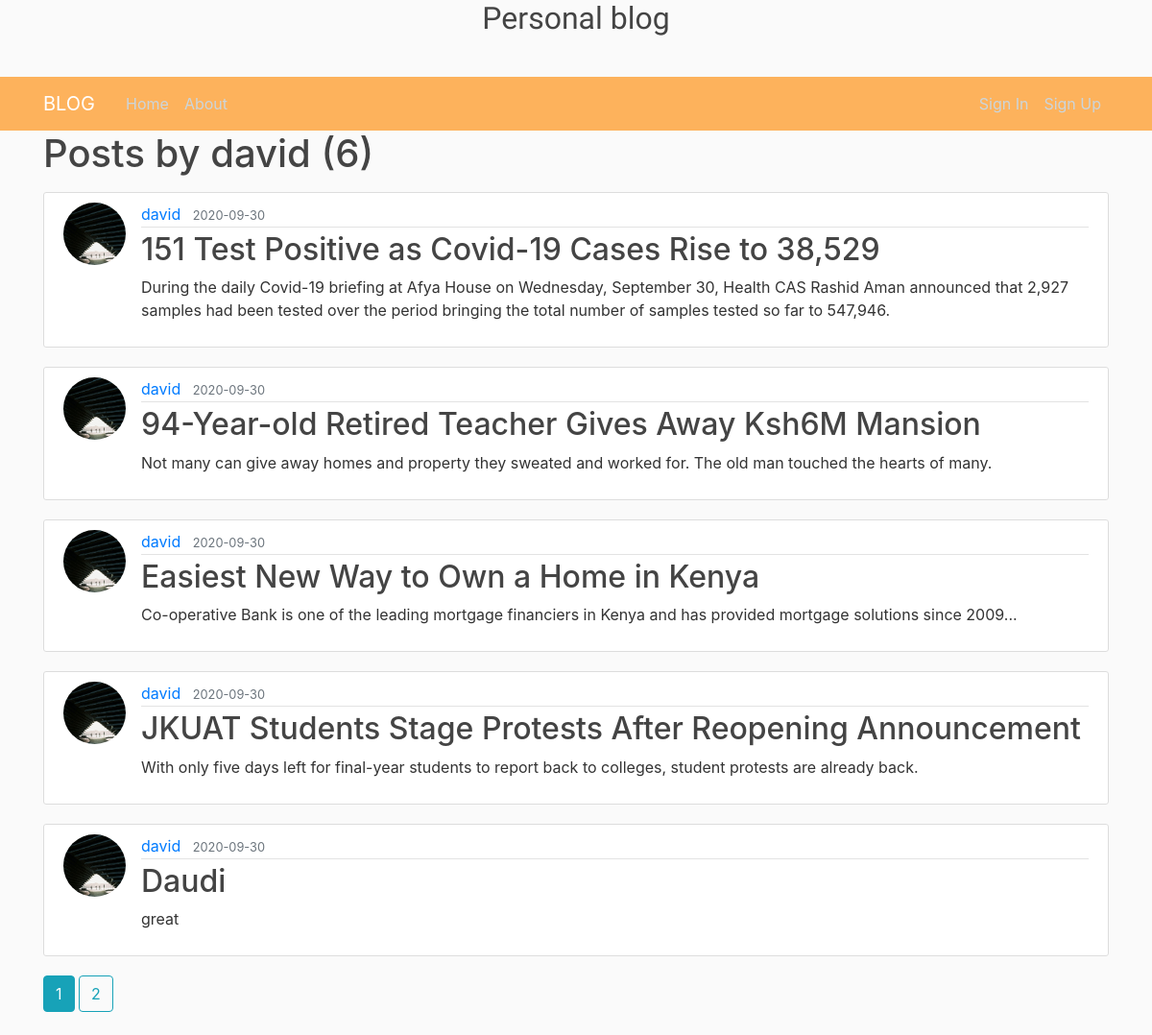
Screenshot of /user/david with the database file from the repository.
### flask3/models.py (models this page shows, shortened)
class User(db.Model,UserMixin):
    id = db.Column(db.Integer, primary_key=True)
    username = db.Column(db.String(20), unique=True, nullable=False)
    email = db.Column(db.String(120), unique=True, nullable=False)
    image_file = db.Column(db.String(20), nullable=False, default='default.jpg')
    password = db.Column(db.String(60), nullable=False)
    posts = db.relationship('Post', backref='author', lazy=True)

class Post(db.Model):
    id = db.Column(db.Integer, primary_key=True)
    title = db.Column(db.String(100), nullable=False)
    date_posted = db.Column(db.DateTime, nullable=False, default=datetime.utcnow)
    content = db.Column(db.Text, nullable=False)
    user_id = db.Column(db.Integer, db.ForeignKey('user.id'), nullable=False)

### flask3/routes.py (the view)
@app.route("/user/<string:username>")
def user_posts(username):
    page = request.args.get('page', 1, type=int)
    user = User.query.filter_by(username=username).first_or_404()
    posts = Post.query.filter_by(author=user)\
        .order_by(Post.date_posted.desc())\
        .paginate(page=page, per_page=5)
    return render_template('user_posts.html', posts=posts, user=user)

### flask3/templates/user_posts.html
{% extends "layout.html" %}
{% block content %}
    <h1 class="mb-3">Posts by {{ user.username }} ({{ posts.total }})</h1>
    {% for post in posts.items %}
        <article class="media content-section">
          <img class="rounded-circle article-img" src="{{ url_for('static', filename='profile_pics/' + post.author.image_file) }}">
          <div class="media-body">
            <div class="article-metadata">
              <a class="mr-2" href="{{ url_for('user_posts', username=post.author.username) }}">{{ post.author.username }}</a>
              <small class="text-muted">{{ post.date_posted.strftime('%Y-%m-%d') }}</small>
            </div>
            <h2><a class="article-title" href="{{ url_for('post', post_id=post.id) }}">{{ post.title }}</a></h2>
            <p class="article-content">{{ post.content }}</p>
          </div>
        </article>
    {% endfor %}
    {% for page_num in posts.iter_pages(left_edge=1, right_edge=1, left_current=1, right_current=2) %}
      {% if page_num %}
        {% if posts.page == page_num %}
          <a class="btn btn-info mb-4" href="{{ url_for('user_posts', username=user.username, page=page_num) }}">{{ page_num }}</a>
        {% else %}
          <a class="btn btn-outline-info mb-4" href="{{ url_for('user_posts', username=user.username, page=page_num) }}">{{ page_num }}</a>
        {% endif %}
      {% else %}
        ...
      {% endif %}
    {% endfor %}
{% endblock content %}

### flask3/templates/layout.html (shortened to what this page needs)
<!doctype html>
<html lang="en">
<head>
  <link rel="stylesheet" href="https://stackpath.bootstrapcdn.com/bootstrap/4.3.1/css/bootstrap.min.css"
>
  <link rel="stylesheet" type="text/css" href="{{ url_for('static', filename='main.css') }}">
</head>
<body>
  <h1 style="text-align :center;" class="j fixed-top">Personal blog</h1>
  <header class="site-header">
    <nav class="navbar navbar-expand-md navbar-dark bg-steel ">
      <div class="container">
        <a class="navbar-brand mr-4" href="/">BLOG</a>
        <div class="collapse navbar-collapse" id="navbarToggle">
          <div class="navbar-nav mr-auto">
            <a class="nav-item nav-link" href="{{url_for('home')}}">Home</a>
            <a class="nav-item nav-link" href="{{url_for('about')}}">About</a>
          </div>
          <div class="navbar-nav">
            {% if current_user.is_authenticated %}
            <a class="nav-item nav-link" href="{{ url_for('new_post') }}">New blog</a>
            <a class="nav-item nav-link" href="{{ url_for('account') }}">Account</a>
            <a class="nav-item nav-link" href="{{ url_for('logout') }}">Sign Out</a>
            {% else %}
            <a class="nav-item nav-link" href="{{ url_for('login') }}">Sign In</a>
            <a class="nav-item nav-link" href="{{ url_for('register') }}">Sign Up</a>
            {% endif %}
          </div>
        </div>
      </div>
    </nav>
  </header>
  <main role="main" class="container">
    <div class="row">
      <div class="col-md-12">
        {% block content %}{% endblock %}
      </div>
    </div>
  </main>
</body>
</html>

### flask3/static/main.css (style rules this page uses)
body { background: #fafafa; color: #333333; margin-top: 5rem; }
h1, h2, h3, h4, h5, h6 { color: #444444; }
.bg-steel { background-color:rgba(255, 136, 0, 0.63); }
.site-header .navbar-nav .nav-link { color: #cbd5db; }
.content-section { background: #ffffff; padding: 10px 20px; border: 1px solid #dddddd; border-radius: 3px; margin-bottom: 20px; }
.article-title { color: #444444; }
.article-content { white-space: pre-line; }
.article-img { height: 65px; width: 65px; margin-right: 16px; }
.article-metadata { padding-bottom: 1px; margin-bottom: 4px; border-bottom: 1px solid #e3e3e3 }

### flask3/templates/layout.html (style rules this page uses)
body { background-image: url("https://images.unsplash.com/photo-1458682625221-3a45f8a844c7?ixlib=rb-1.2.1&ixid=eyJhcHBfaWQiOjEyMDd9&auto=format&fit=crop&w=500&q=60"); background-repeat: no-repeat; background-position: right top; background-attachment: fixed; background-size: cover; }
.j { font-family: 'Kaushan Script', cursive; font-weight: 300; font-size: 200%; }

### rows the page displays
User: username "david"
Post: image_file (picture), author.username "david", date_posted "2020-09-30", title "151 Test Positive as Covid-19 Cases Rise to 38,529", content "During the daily Covid-19 briefing at Afya House on Wednesday, September 30, Health CAS Rashid Aman announced that 2,927 samples had been tested over the period bringing the total number of samples tested so far to 547,946."
Post: image_file (picture), author.username "david", date_posted "2020-09-30", title "94-Year-old Retired Teacher Gives Away Ksh6M Mansion", content "Not many can give away homes and property they sweated and worked for. The old man touched the hearts of many."
Post: image_file (picture), author.username "david", date_posted "2020-09-30", title "Easiest New Way to Own a Home in Kenya", content "Co-operative Bank is one of the leading mortgage financiers in Kenya and has provided mortgage solutions since 2009..."
Post: image_file (picture), author.username "david", date_posted "2020-09-30", title "JKUAT Students Stage Protests After Reopening Announcement", content "With only five days left for final-year students to report back to colleges, student protests are already back."
Post: image_file (picture), author.username "david", date_posted "2020-09-30", title "Daudi", content "great"

### other values shown
{{ posts.total }} "6"
{{ page_num }} "1"
{{ page_num }} "2"
